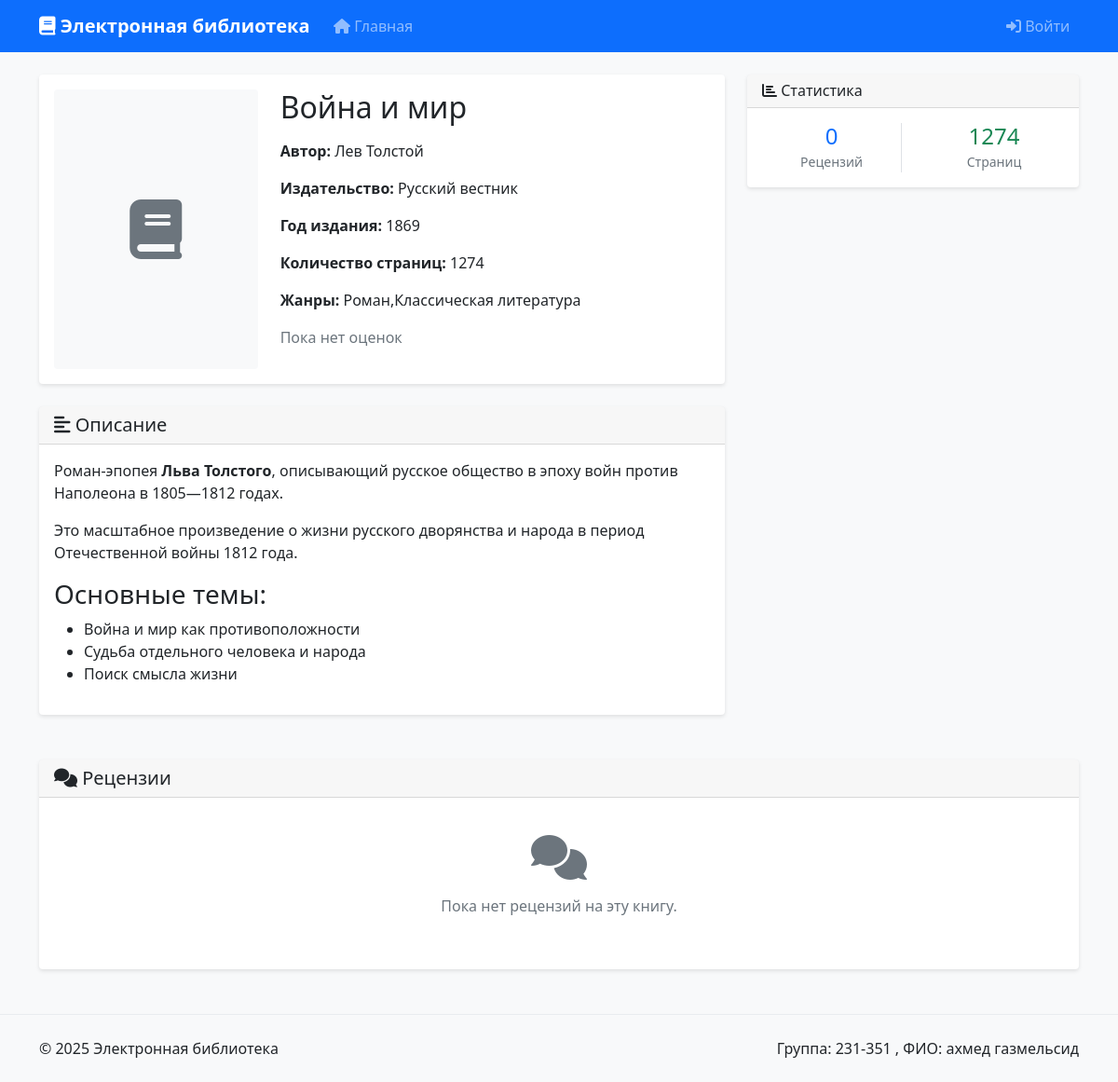
Screenshot of /book/1 with the database file from the repository.
### tables this page shows
CREATE TABLE books (
            id INTEGER PRIMARY KEY AUTOINCREMENT,
            title TEXT NOT NULL,
            short_description TEXT NOT NULL,
            publication_year INTEGER NOT NULL,
            publisher TEXT NOT NULL,
            author TEXT NOT NULL,
            page_count INTEGER NOT NULL
        );

### web-exam-main/app.py (the view)
@app.route('/book/<int:book_id>')
def view_book(book_id):
    ensure_db_initialized()
    db = get_db()
    book = db.execute("""
        SELECT b.*,
               GROUP_CONCAT(g.name) as genres,
               bc.filename as cover_filename
        FROM books b
        LEFT JOIN book_genres bg ON b.id = bg.book_id
        LEFT JOIN genres g ON bg.genre_id = g.id
        LEFT JOIN book_covers bc ON b.id = bc.book_id
        WHERE b.id = ?
        GROUP BY b.id
    """, (book_id,)).fetchone()
    if not book:
        flash('Книга не найдена')
        return redirect(url_for('index'))
    reviews = db.execute("""
        SELECT r.*, u.first_name, u.last_name, u.middle_name
        FROM reviews r
        JOIN users u ON r.user_id = u.id
        WHERE r.book_id = ? AND r.status_id = 2
        ORDER BY r.created_at DESC
    """, (book_id,)).fetchall()
    user_review = None
    current_user = get_current_user()
    if current_user:
        user_review = db.execute("""
            SELECT r.*, rs.name as status_name FROM reviews r
            JOIN review_statuses rs ON r.status_id = rs.id
            WHERE r.book_id = ? AND r.user_id = ?
        """, (book_id, current_user['id'])).fetchone()
        record_visit(book_id, current_user['id'])
    else:
        record_visit(book_id)
    book_dict = dict(book)
    book_dict['short_description'] = markdown.markdown(book_dict['short_description'])
    reviews_list = []
    for review in reviews:
        review_dict = dict(review)
        review_dict['text'] = markdown.markdown(review_dict['text'])
        reviews_list.append(review_dict)
    return render_template('book/view.html',
                         book=book_dict,
                         reviews=reviews_list,
                         user_review=user_review,
                         current_user=current_user)

### web-exam-main/app.py (called while the page is built, shortened)
def get_db():
    if 'db' not in g:
        g.db = sqlite3.connect(DATABASE)
        g.db.row_factory = sqlite3.Row
        g.db.execute('PRAGMA foreign_keys = ON')
    return g.db

@app.teardown_appcontext
def close_db_connection(error):
    close_db(error)

def ensure_db_initialized():
    try:
        db = get_db()
        cursor = db.execute("SELECT name FROM sqlite_master WHERE type='table' AND name='books'")
        if not cursor.fetchone():
            init_db()
    except Exception as e:
        print(f"Ошибка при проверке БД: {e}")
        init_db()

def get_current_user():
    if 'user_id' not in session:
        return None

@app.context_processor
def inject_user():
    return dict(current_user=get_current_user())

### web-exam-main/templates/book/view.html (shortened to what this page needs)
{% extends "base.html" %}
{% block content %}
<div class="row">
    <div class="col-lg-8">
        <div class="card mb-4">
            <div class="card-body">
                <div class="row">
                    <div class="col-md-4">
                        {% if book.cover_filename %}
                            <img src="{{ url_for('static', filename='uploads/' + book.cover_filename) }}"
                                 class="img-fluid rounded shadow-sm" alt="{{ book.title }}">
                        {% else %}
                            <div class="bg-light rounded d-flex align-items-center justify-content-center"
                                 style="height: 300px;">
                                <i class="fas fa-book fa-4x text-muted"></i>
                            </div>
                        {% endif %}
                    </div>
                    <div class="col-md-8">
                        <h1 class="h2 mb-3">{{ book.title }}</h1>
                        <div class="book-details">
                            <p><strong>Автор:</strong> {{ book.author }}</p>
                            <p><strong>Издательство:</strong> {{ book.publisher }}</p>
                            <p><strong>Год издания:</strong> {{ book.publication_year }}</p>
                            <p><strong>Количество страниц:</strong> {{ book.page_count }}</p>
                            <p><strong>Жанры:</strong> {{ book.genres or 'Не указаны' }}</p>
                        </div>
                        {% if reviews %}
                            {% set avg_rating = reviews | selectattr('rating') | map(attribute='rating') | list | avg %}
                            <div class="mb-3">
                                <h6>Средняя оценка:</h6>
                                <div class="rating-display">
                                    {% for i in range(1, 6) %}
                                        {% if i <= avg_rating %}
                                            <i class="fas fa-star text-warning"></i>
                                        {% else %}
                                            <i class="far fa-star text-warning"></i>
                                        {% endif %}
                                    {% endfor %}
                                    <span class="ms-2 text-muted">({{ "%.1f"|format(avg_rating) }} из 5)</span>
                                </div>
                                <small class="text-muted">{{ reviews|length }} рецензий</small>
                            </div>
                        {% else %}
                            <div class="mb-3">
                                <span class="text-muted">Пока нет оценок</span>
                            </div>
                        {% endif %}
                    </div>
                </div>
            </div>
        </div>
        <div class="card mb-4">
            <div class="card-header">
                <h5 class="mb-0"><i class="fas fa-align-left"></i> Описание</h5>
            </div>
            <div class="card-body">
                <div class="book-description">
                    {{ book.short_description | safe }}
                </div>
            </div>
        </div>
    </div>
    <div class="col-lg-4">
        <div class="card mb-4">
            <div class="card-header">
                <h6 class="mb-0"><i class="fas fa-chart-bar"></i> Статистика</h6>
            </div>
            <div class="card-body">
                <div class="row text-center">
                    <div class="col-6">
                        <div class="border-end">
                            <h4 class="text-primary mb-0">{{ reviews|length }}</h4>
                            <small class="text-muted">Рецензий</small>
                        </div>
                    </div>
                    <div class="col-6">
                        <h4 class="text-success mb-0">{{ book.page_count }}</h4>
                        <small class="text-muted">Страниц</small>
                    </div>
                </div>
            </div>
        </div>
    </div>
</div>
<div class="row mt-4">
    <div class="col-12">
        <div class="card">
            <div class="card-header d-flex justify-content-between align-items-center">
                <h5 class="mb-0"><i class="fas fa-comments"></i> Рецензии</h5>
            </div>
            <div class="card-body">
                {% if reviews %}
                    {% for review in reviews %}
                        <div class="review-item border-bottom pb-3 mb-3">
                            <div class="d-flex justify-content-between align-items-start mb-2">
                                <div>
                                    <h6 class="mb-1">
                                        {{ review.last_name }} {{ review.first_name }}
                                        {% if review.middle_name %}{{ review.middle_name }}{% endif %}
                                    </h6>
                                    <div class="rating mb-1">
                                        {% for i in range(1, 6) %}
                                            {% if i <= review.rating %}
                                                <i class="fas fa-star text-warning"></i>
                                            {% else %}
                                                <i class="far fa-star text-warning"></i>
                                            {% endif %}
                                        {% endfor %}
                                        <span class="ms-2 text-muted">{{ review.rating }} из 5</span>
                                    </div>
                                </div>
                                <small class="text-muted">
                                    {{ review.created_at if review.created_at else 'недавно' }}
                                </small>
                            </div>
                            <div class="review-text">
                                {{ review.text | safe }}
                            </div>
                        </div>
                    {% endfor %}
                {% else %}
                    <div class="text-center py-4">
                        <i class="fas fa-comments fa-3x text-muted mb-3"></i>
                        <p class="text-muted">Пока нет рецензий на эту книгу.</p>
                    </div>
                {% endif %}
            </div>
        </div>
    </div>
</div>
{% endblock %}

### web-exam-main/templates/base.html (style rules this page uses)
body { min-height: 100vh; display: flex; flex-direction: column; background-color: #f8f9fa; }
.card { transition: transform 0.2s ease-in-out, box-shadow 0.2s ease-in-out; border: none; box-shadow: 0 2px 4px rgba(0,0,0,0.1); }

### rows the page displays
books: title "Война и мир", author "Лев Толстой", publisher "Русский вестник", publication_year "1869", page_count "1274", short_description "Роман-эпопея Льва Толстого , описывающий русское общество в эпоху войн против Наполеона в 1805—1812 годах. Это масштабное произведение о жизни русского дворянства и народа в период Отечественной войны 1812 года. Основные темы: Война и мир как противоположности Судьба отдельного человека и народа Поиск смысла жизни"

### other values shown
{{ book.genres or 'Не указаны' }} "Роман,Классическая литература"
{{ reviews|length }} "0"
